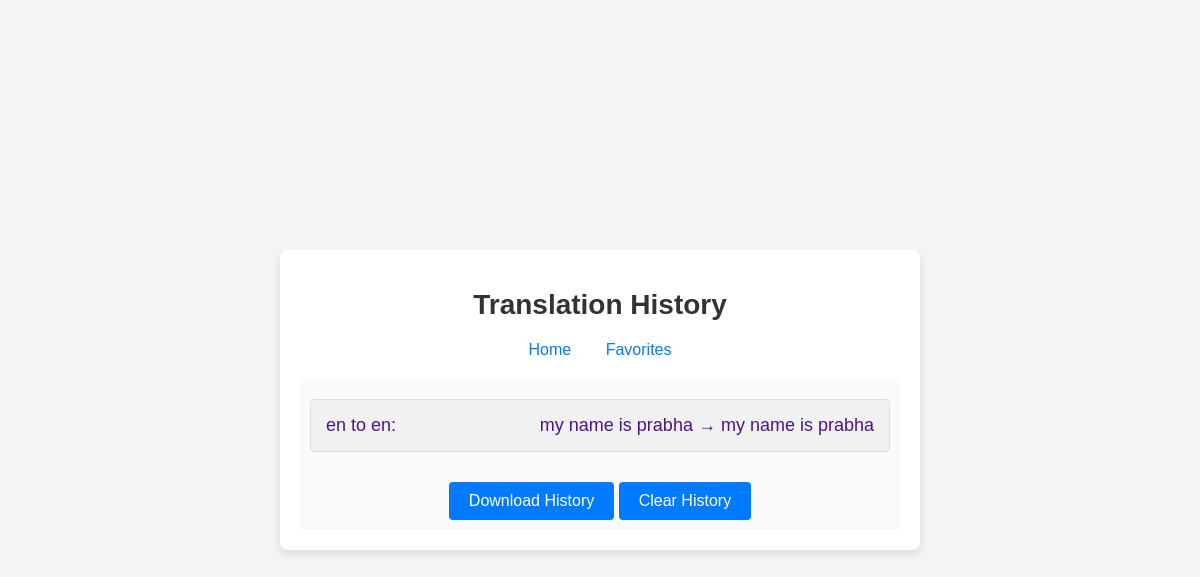
Page /history (signed in) on the committed database.
### app.py (models this page shows)
class History(db.Model):
    id = db.Column(db.Integer, primary_key=True)
    text = db.Column(db.Text, nullable=False)
    translation = db.Column(db.Text, nullable=False)
    src = db.Column(db.String(50), nullable=False)
    dest = db.Column(db.String(50), nullable=False)
    user_id = db.Column(db.Integer, db.ForeignKey('user.id'), nullable=False)

### app.py (the view)
@app.route('/history')
@login_required
def show_history():
    user = User.query.filter_by(username=session['username']).first()
    return render_template('history.html', history=user.history)

### app.py (called while the page is built)
def login_required(f):
    @wraps(f)
    def decorated_function(*args, **kwargs):
        if 'username' not in session:
            return redirect(url_for('login'))
        return f(*args, **kwargs)
    return decorated_function

### templates/history.html (shortened to what this page needs)
<!DOCTYPE html>
<html lang="en">
<head>
    <link rel="stylesheet" href="{{ url_for('static', filename='styles.css') }}">
</head>
<body>
    <div class="container">
        <h1>Translation History</h1>
        <nav>
            <a href="{{ url_for('index') }}">Home</a>
            <a href="{{ url_for('show_favorites') }}">Favorites</a>
        </nav>
        <div class="history">
            <ul>
                {% for item in history %}
                <li>
                    <span>{{ item.src }} to {{ item.dest }}:</span>
                    <span>{{ item.text }} &rarr; {{ item.translation }}</span>
                </li>
                {% endfor %}
            </ul>
            <a href="{{ url_for('download_history') }}" class="button">Download History</a>
            <a href="{{ url_for('clear_history') }}" class="button">Clear History</a>
        </div>
    </div>
</body>
</html>

### static/styles.css (style rules this page uses)
.container { width: 90%; max-width: 600px; margin: auto; padding: 20px; background-color: #fff; box-shadow: 0 0 10px rgba(0, 0, 0, 0.1); border-radius: 8px; text-align: center; }
h1 { color: #333; }
nav { margin-bottom: 20px; }
nav a { margin: 0 10px; color: #007bff; text-decoration: none; font-size: 16px; }
.history, .favorites { margin-top: 20px; background-color: #fafafa; padding: 10px; border-radius: 4px; }
.history ul, .favorites ul { list-style: none; padding: 0; }
.history li, .favorites li { background-color: #e1bee7; color: #4a148c; padding: 10px; margin-bottom: 5px; border-radius: 4px; }
.button { display: inline-block; padding: 10px 20px; margin-top: 10px; color: white; background-color: #007bff; border-radius: 4px; text-decoration: none; transition: background-color 0.3s; }

### rows in the picture
History: src "en", dest "en", text "my name is prabha", translation "my name is prabha"
